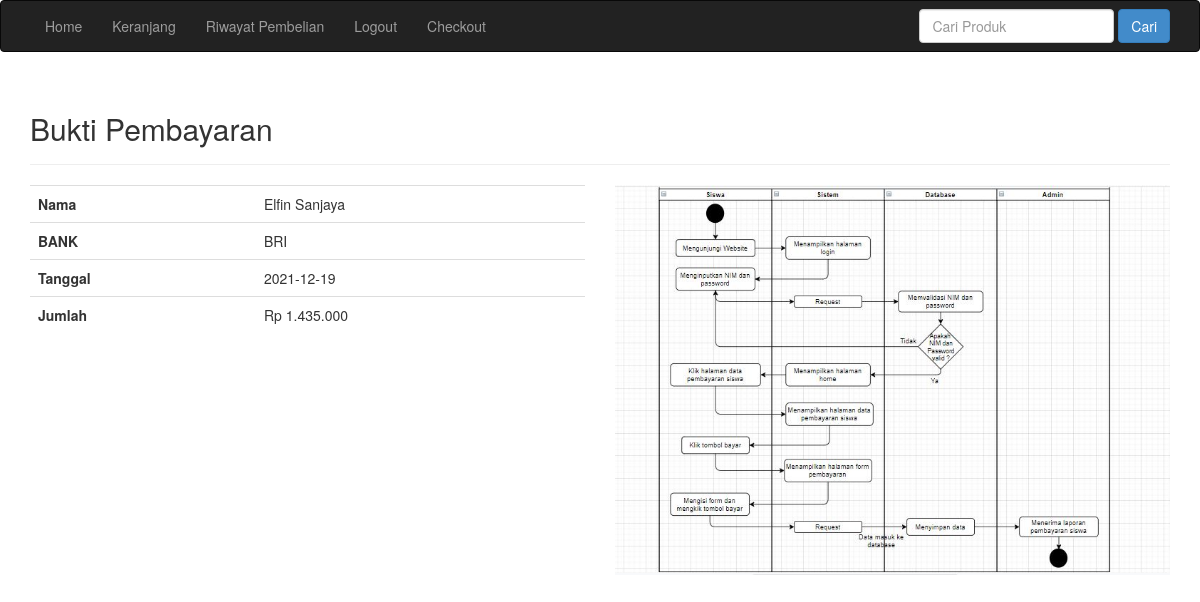
The app's page /bukti_bayar.php?id=58 (signed in) with its own data.
### tables this page shows
CREATE TABLE `pembayaran` (
  `id_pembayaran` int(11) NOT NULL,
  `id_pembelian` int(11) NOT NULL,
  `nama` varchar(40) NOT NULL,
  `bank` varchar(40) NOT NULL,
  `jumlah` int(11) NOT NULL,
  `tanggal` date NOT NULL,
  `bukti` varchar(40) NOT NULL
);

### admin/function.php (called while the page is built, shortened)
<?php
function rupiah($angka) {
    $rupiah = "Rp " . number_format($angka,0,',','.');
    return $rupiah;
}
?>

### bukti_bayar.php (the view, shortened to what this page needs)
<?php
include 'admin/konek.php';
include 'admin/function.php';
$id_pembelian = $_GET['id'];
$tampil = mysqli_query($koneksi,"SELECT * FROM pembayaran LEFT JOIN pembelian
                                        ON pembayaran.id_pembelian=pembelian.id_pembelian
                                        WHERE pembelian.id_pembelian = '$id_pembelian' ");
$data_bayar = mysqli_fetch_array($tampil);
?>
<!DOCTYPE html>
<html lang="en">
<head>
    <link rel="stylesheet" href="admin/assets/css/bootstrap.css">
</head>
<body>
<?php include 'navbar.php'; ?>
<div class="container">
    <div class="page-header">
        <h2>Bukti Pembayaran</h2>
    </div>
    <div class="row">
        <div class="col-md-6">
            <table class="table">
                <tr>
                    <th>Nama</th>
                    <td><?= $data_bayar['nama']; ?></td>
                </tr>
                <tr>
                    <th>BANK</th>
                    <td><?= $data_bayar['bank']; ?></td>
                </tr>
                <tr>
                    <th>Tanggal</th>
                    <td><?= $data_bayar['tanggal']; ?></td>
                </tr>
                <tr>
                    <th>Jumlah</th>
                    <td><?= rupiah($data_bayar['jumlah']); ?></td>
                </tr>
            </table>
        </div>
        <div class="col-md-6">
            <img src="struk/<?= $data_bayar['bukti']?>" class="img-responsive">
        </div>
    </div>
</div>

### records on screen
pembayaran: nama "Elfin Sanjaya", bank "BRI", tanggal "2021-12-19", jumlah "Rp 1.435.000", bukti (picture)
